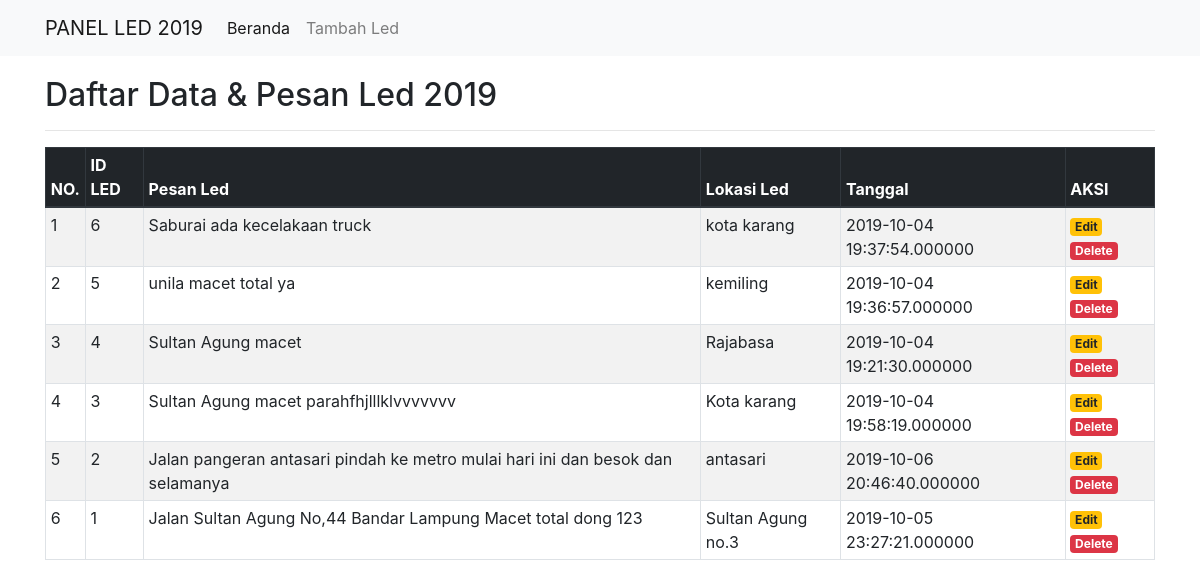
The page / on the database its author committed.
### tables this page shows
CREATE TABLE `tb_panel` (
  `id_panel` varchar(8) NOT NULL,
  `isi_pesan` text NOT NULL,
  `lokasi_led` varchar(100) NOT NULL,
  `tanggal` datetime(6) NOT NULL
);

### index.php (the view, shortened to what this page needs)
<?php
include('config.php');
?>
<!DOCTYPE html>
<html>
<head>
	<link rel="stylesheet" href="https://stackpath.bootstrapcdn.com/bootstrap/4.1.3/css/bootstrap.min.css">
</head>
<body>
	<nav class="navbar navbar-expand-lg navbar-light bg-light">
		<div class="container">
			<a class="navbar-brand" href="#">PANEL LED 2019</a>
			<div class="collapse navbar-collapse" id="navbarSupportedContent">
				<ul class="navbar-nav mr-auto">
					<li class="nav-item active">
						<a class="nav-link" href="index.php">Beranda</a>
					</li>
					<li class="nav-item">
						<a class="nav-link" href="tambah.php">Tambah Led
						</a>
					</li>
				</ul>
			</div>
		</div>
	</nav>
	<div class="container" style="margin-top:20px">
		<h2>Daftar Data & Pesan Led 2019</h2>
		<hr>
		<table class="table table-striped table-hover table-sm table-bordered">
			<thead class="thead-dark">
				<tr>
					<th>NO.</th>
					<th>ID LED</th>
					<th>Pesan Led </th>
					<th>Lokasi Led</th>
					<th>Tanggal</th>
					<th>AKSI</th>
				</tr>
			</thead>
			<tbody>
				<?php
				$sql = mysqli_query($koneksi, "SELECT * FROM tb_panel ORDER BY id_panel DESC") or die(mysqli_error($koneksi));
				if(mysqli_num_rows($sql) > 0){
					$no = 1;
					while($data = mysqli_fetch_assoc($sql)){
						echo '
						<tr>
							<td>'.$no.'</td>
							<td>'.$data['id_panel'].'</td>
							<td>'.$data['isi_pesan'].'</td>
							<td>'.$data['lokasi_led'].'</td>
							<td>'.$data['tanggal'].'</td>
							<td>
								<a href="edit.php?id_panel='.$data['id_panel'].'" class="badge badge-warning">Edit</a>
								<a href="delete.php?id_panel='.$data['id_panel'].'" class="badge badge-danger" onclick="return confirm(\'Yakin ingin menghapus data ini?\')">Delete</a>
							</td>
						</tr>
						';
						$no++;
					}
				}else{
					echo '
					<tr>
						<td colspan="6">Tidak ada data.</td>
					</tr>
					';
				}
				?>
		</table>
	</div>
</body>
</html>

### rows shown on the page
tb_panel: id_panel "6", isi_pesan "Saburai ada kecelakaan truck", lokasi_led "kota karang", tanggal "2019-10-04 19:37:54.000000"
tb_panel: id_panel "5", isi_pesan "unila macet total ya", lokasi_led "kemiling", tanggal "2019-10-04 19:36:57.000000"
tb_panel: id_panel "4", isi_pesan "Sultan Agung macet", lokasi_led "Rajabasa", tanggal "2019-10-04 19:21:30.000000"
tb_panel: id_panel "3", isi_pesan "Sultan Agung macet parahfhjlllklvvvvvvv", lokasi_led "Kota karang", tanggal "2019-10-04 19:58:19.000000"
tb_panel: id_panel "2", isi_pesan "Jalan pangeran antasari pindah ke metro mulai hari ini dan besok dan selamanya", lokasi_led "antasari", tanggal "2019-10-06 20:46:40.000000"
tb_panel: id_panel "1", isi_pesan "Jalan Sultan Agung No,44 Bandar Lampung Macet total dong 123", lokasi_led "Sultan Agung no.3", tanggal "2019-10-05 23:27:21.000000"
